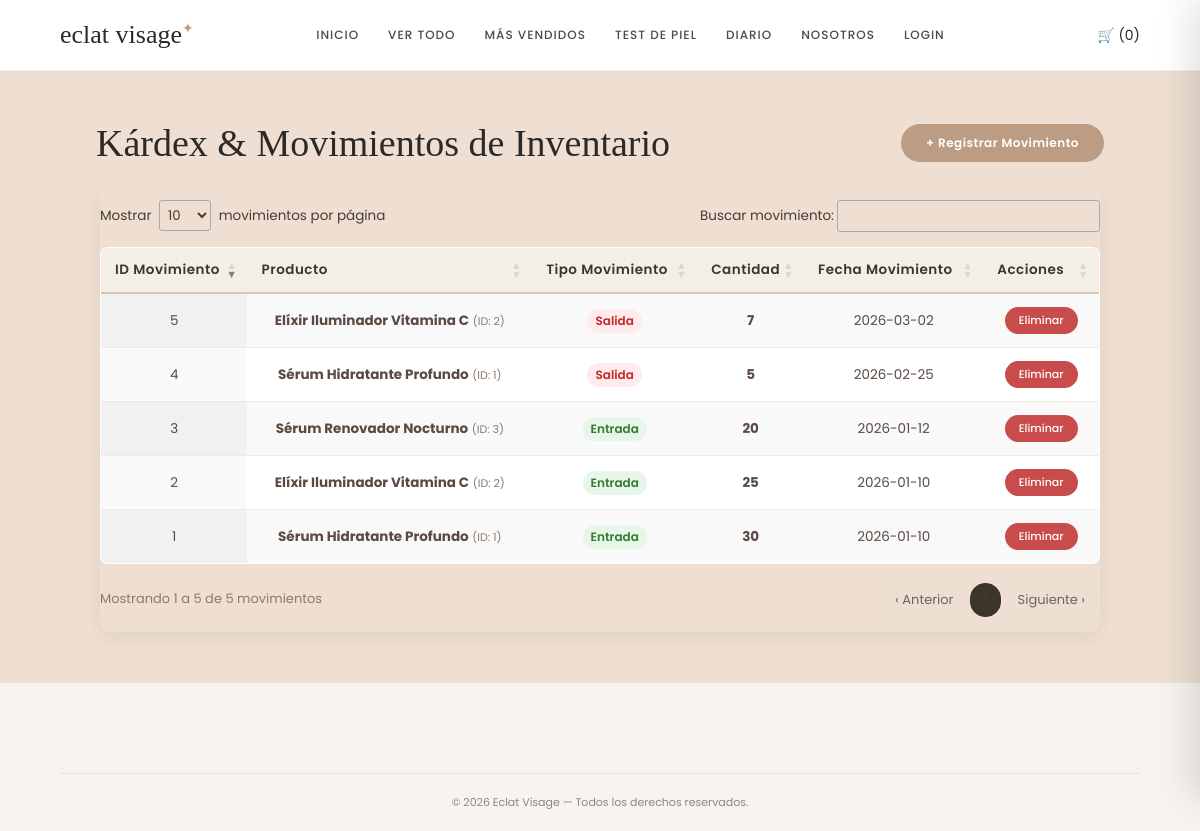
/CRUD/inventario_crud.php (signed in), run on the app's committed database.
### tables this page shows
CREATE TABLE `inventario` (
  `id_movimiento` int(11) NOT NULL AUTO_INCREMENT,
  `id_producto` int(11) NOT NULL,
  `tipo_movimiento` varchar(50) NOT NULL,
  `cantidad` int(11) NOT NULL,
  `fecha_movimiento` date NOT NULL DEFAULT (CURRENT_DATE),
  PRIMARY KEY (`id_movimiento`),
  KEY `fk_inventario_producto` (`id_producto`),
  CONSTRAINT `fk_inventario_producto` FOREIGN KEY (`id_producto`) REFERENCES `productos` (`id_producto`) ON DELETE CASCADE ON UPDATE CASCADE
);

CREATE TABLE `productos` (
  `id_producto` int(11) NOT NULL AUTO_INCREMENT,
  `nombre_producto` varchar(150) NOT NULL,
  `descripcion` text DEFAULT NULL,
  `precio` decimal(10,2) NOT NULL DEFAULT 0.00,
  `stock` int(11) NOT NULL DEFAULT 0,
  `id_categoria` int(11) DEFAULT NULL,
  `id_proveedor` int(11) DEFAULT NULL,
  PRIMARY KEY (`id_producto`),
  KEY `fk_productos_categoria` (`id_categoria`),
  KEY `fk_productos_proveedores` (`id_proveedor`),
  CONSTRAINT `fk_productos_categoria` FOREIGN KEY (`id_categoria`) REFERENCES `categoria` (`id_categoria`) ON DELETE SET NULL ON UPDATE CASCADE,
  CONSTRAINT `fk_productos_proveedores` FOREIGN KEY (`id_proveedor`) REFERENCES `proveedores` (`id_proveedor`) ON DELETE SET NULL ON UPDATE CASCADE
);

### CRUD/inventario_crud.php (the view, shortened to what this page needs)
<?php
include("conexion.php");
$sql = "SELECT i.*, p.nombre_producto
        FROM inventario i
        LEFT JOIN productos p ON i.id_producto = p.id_producto
        ORDER BY i.id_movimiento DESC";
$resultado = $conexion->query($sql);
?>
<!DOCTYPE html>
<html lang="es">
<head>
    <link rel="stylesheet" href="../estilos.css">
    <link rel="stylesheet" href="https://cdn.datatables.net/1.13.7/css/jquery.dataTables.min.css">
</head>
<body>
    <header class="header">
        <div class="logo">eclat visage<span>✦</span></div>
        <nav class="nav">
            <a href="../index.html">INICIO</a>
            <a href="../tienda.html">VER TODO</a>
            <a href="../mas-vendidos.html">MÁS VENDIDOS</a>
            <a href="../test.html">TEST DE PIEL</a>
            <a href="../blog.html">DIARIO</a>
            <a href="../nosotros.html">NOSOTROS</a>
        </nav>
        <div class="header-iconos">
            <span id="contador-carrito">🛒 (0)</span>
        </div>
    </header>
    <main class="panel-cliente">
        <div style="display: flex; justify-content: space-between; align-items: center; margin-bottom: 20px; flex-wrap: wrap; gap: 10px;">
            <h1 style="margin: 0;">Kárdex & Movimientos de Inventario</h1>
            <a href="inventario_agregar.php" class="btn-agregar" style="margin: 0;">+ Registrar Movimiento</a>
        </div>
        <div class="tabla-contenedor">
            <table id="tabla-inventario" class="tabla-clientes display" style="width:100%;">
                <thead>
                    <tr>
                        <th>ID Movimiento</th>
                        <th>Producto</th>
                        <th>Tipo Movimiento</th>
                        <th>Cantidad</th>
                        <th>Fecha Movimiento</th>
                        <th>Acciones</th>
                    </tr>
                </thead>
                <tbody>
                    <?php if ($resultado && $resultado->num_rows > 0): ?>
                        <?php while ($row = $resultado->fetch_assoc()): ?>
                            <tr>
                                <td><?php echo $row['id_movimiento']; ?></td>
                                <td>
                                    <strong><?php echo htmlspecialchars($row['nombre_producto'] ?? ('Producto #' . $row['id_producto'])); ?></strong>
                                    <span style="font-size:11px; color:#8c7a6b;">(ID: <?php echo $row['id_producto']; ?>)</span>
                                </td>
                                <td>
                                    <span style="display:inline-block; padding:3px 8px; border-radius:12px; font-size:12px; font-weight:600; <?php echo strtoupper($row['tipo_movimiento']) === 'ENTRADA' ? 'background:#e8f5e9; color:#2e7d32;' : 'background:#ffebee; color:#c62828;'; ?>">
                                        <?php echo htmlspecialchars($row['tipo_movimiento']); ?>
                                    </span>
                                </td>
                                <td><strong><?php echo $row['cantidad']; ?></strong></td>
                                <td><?php echo $row['fecha_movimiento']; ?></td>
                                <td class="acciones-cell">
                                    <a href="inventario_eliminar.php?id=<?php echo $row['id_movimiento']; ?>" class="btn-eliminar">Eliminar</a>
                                </td>
                            </tr>
                        <?php endwhile; ?>
                    <?php endif; ?>
                </tbody>
            </table>
        </div>
    </main>
    <footer class="footer">
        <div class="copyright">
            © 2026 Eclat Visage — Todos los derechos reservados.
        </div>
    </footer>
</body>
</html>

### estilos.css (style rules this page uses)
* { margin: 0; padding: 0; box-sizing: border-box; }
body { font-family: 'Poppins', sans-serif; background-color: #fcfbfa; color: #2c2a29; min-height: 100vh; display: flex; flex-direction: column; }
.header { display: flex; justify-content: space-between; align-items: center; padding: 20px 5%; background-color: #ffffff; border-bottom: 1px solid #f2ede7; }
.logo { font-family: 'Playfair Display', serif; font-size: 26px; font-weight: 500; }
.logo span { font-size: 14px; color: #bc9c82; vertical-align: super; }
.nav { display: flex; align-items: center; flex-wrap: wrap; gap: 5px; }
.nav a { text-decoration: none; color: #4a4a4a; font-size: 12px; font-weight: 500; margin: 0 12px; letter-spacing: 1px; transition: color 0.3s ease; }
.header-iconos { display: flex; align-items: center; gap: 15px; }
.header-iconos span, .header-iconos a { cursor: pointer; font-size: 14px; text-decoration: none; color: inherit; }
.panel-cliente, main.crud-body { flex: 1; background-color: #eedfd2; padding: 50px 8%; text-align: center; }
.panel-cliente h1, main.crud-body h1 { font-family: 'Playfair Display', serif; font-size: 38px; color: #2c2a29; margin-bottom: 25px; font-weight: 500; }
.btn-agregar { background-color: #bc9c82; color: #ffffff; border: none; padding: 10px 25px; border-radius: 20px; font-weight: 600; font-size: 12px; cursor: pointer; text-decoration: none; display: inline-block; margin-bottom: 20px; letter-spacing: 0.5px; transition: background-color 0.3s ease; }
.tabla-contenedor { width: 100%; max-width: 1000px; margin: 0 auto; overflow-x: auto; box-shadow: 0 6px 20px rgba(0,0,0,0.06); border-radius: 10px; }
.tabla-clientes, .tabla-datos { width: 100%; border-collapse: collapse; background-color: #ffffff; color: #2c2a29; border-radius: 10px; overflow: hidden; }
.tabla-clientes th, .tabla-datos th { background-color: #bc9c82; color: #ffffff; padding: 14px 15px; font-size: 13px; font-weight: 600; text-align: center; letter-spacing: 0.5px; }
.tabla-clientes td, .tabla-datos td { padding: 12px 15px; border-bottom: 1px solid #f2ede7; font-size: 13px; text-align: center; }
.btn-eliminar { background-color: #c94c4c; border: none; color: white; padding: 5px 14px; border-radius: 15px; cursor: pointer; font-size: 11px; font-weight: 500; margin: 2px; text-decoration: none; display: inline-block; transition: background-color 0.2s ease; }
.acciones-cell { white-space: nowrap; }
.footer, .footer-crud { background-color: #f7f3ee; color: #333; padding: 50px 5% 20px; border-top: 1px solid #e8e2d9; font-size: 13px; }
.copyright { text-align: center; margin-top: 40px; padding-top: 20px; border-top: 1px solid #e8e2d9; color: #888; font-size: 11px; }
table.dataTable { border-collapse: collapse !important; border: 1px solid #e6dfd5 !important; border-radius: 8px; overflow: hidden; margin-top: 10px !important; margin-bottom: 15px !important; width: 100% !important; background: #ffffff; }
table.dataTable thead th { background-color: #f4efe6 !important; color: #3d352a !important; font-weight: 600 !important; border-bottom: 2px solid #d8c5b2 !important; padding: 12px 14px !important; font-size: 13.5px; }
table.dataTable tbody td { padding: 11px 14px !important; border-bottom: 1px solid #f0eae1 !important; color: #5a4a42 !important; font-size: 13.5px; vertical-align: middle; }

### data on the page
inventario: id_movimiento "5", id_producto.nombre_producto "Elíxir Iluminador Vitamina C", id_producto "2", tipo_movimiento "Salida", cantidad "7", fecha_movimiento "2026-03-02"
inventario: id_movimiento "4", id_producto.nombre_producto "Sérum Hidratante Profundo", id_producto "1", tipo_movimiento "Salida", cantidad "5", fecha_movimiento "2026-02-25"
inventario: id_movimiento "3", id_producto.nombre_producto "Sérum Renovador Nocturno", id_producto "3", tipo_movimiento "Entrada", cantidad "20", fecha_movimiento "2026-01-12"
inventario: id_movimiento "2", id_producto.nombre_producto "Elíxir Iluminador Vitamina C", id_producto "2", tipo_movimiento "Entrada", cantidad "25", fecha_movimiento "2026-01-10"
inventario: id_movimiento "1", id_producto.nombre_producto "Sérum Hidratante Profundo", id_producto "1", tipo_movimiento "Entrada", cantidad "30", fecha_movimiento "2026-01-10"
